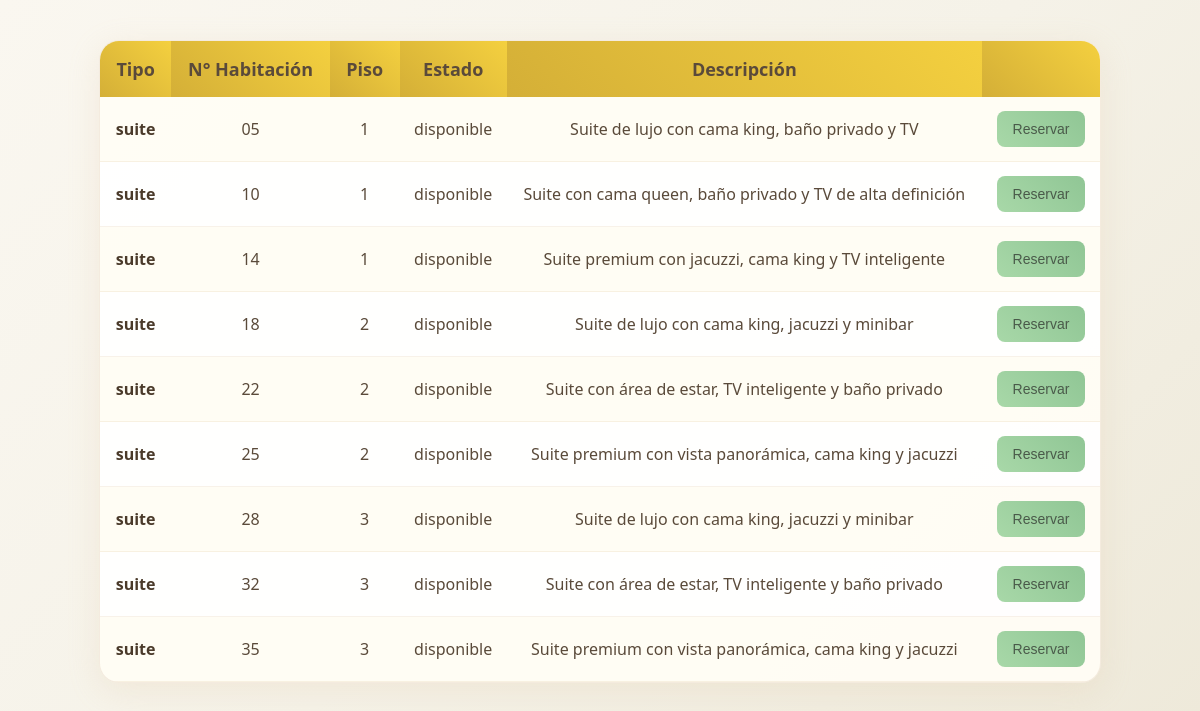
The page /listarHabitaciones.php?tipo=suite on the database its author committed.
### tables this page shows
CREATE TABLE `habitaciones` (
  `id` int(11) NOT NULL,
  `numero` varchar(10) DEFAULT NULL,
  `piso` int(11) DEFAULT NULL,
  `tipo` varchar(50) DEFAULT NULL,
  `estado` enum('disponible','reservada','ocupado','fuera_servicio') DEFAULT 'disponible',
  `descripcion` varchar(255) DEFAULT NULL
);

### listarHabitaciones.php (the view, shortened to what this page needs)
<?php
include("conexion.php");
if (isset($_GET['tipo'])) {
    $tipo = $_GET['tipo'];
    $sql = "SELECT numero, piso, tipo, estado, descripcion
            FROM habitaciones
            WHERE tipo = '$tipo' AND estado = 'disponible'";
    $result = $conexion->query($sql);
} else {
    $sql = "SELECT numero, piso, tipo, estado, descripcion
            FROM habitaciones
            WHERE estado = 'disponible'";
    $result = $conexion->query($sql);
}
?>
<!DOCTYPE html>
<html lang="es">
<head>
</head>
<body>
<div class="tabla-habitaciones">    <table>
        <tr>
            <th>Tipo</th>
            <th>N° Habitación</th>
            <th>Piso</th>
            <th>Estado</th>
            <th>Descripción</th>
            <th></th>
        </tr>
        <?php if (isset($result) && $result->num_rows > 0): ?>
            <?php while ($row = $result->fetch_assoc()): ?>
                <tr>
                    <td><?= htmlspecialchars($row['tipo']) ?></td>
                    <td><?= htmlspecialchars($row['numero']) ?></td>
                    <td><?= htmlspecialchars($row['piso']) ?></td>
                    <td><?= htmlspecialchars($row['estado']) ?></td>
                    <td><?= htmlspecialchars($row['descripcion']) ?></td>
                    <td><button class="btn-reservar" onclick="javascript:cargarContenido('')">Reservar</button></td>
                </tr>
            <?php endwhile; ?>
        <?php else: ?>
            <tr><td colspan="6" class="mensaje">No hay habitaciones disponibles</td></tr>
        <?php endif; ?>
    </table>
</div>
</body>
</html>

### listarHabitaciones.php (style rules this page uses)
body { font-family: 'Segoe UI', sans-serif; background: linear-gradient(135deg, #faf7f0 0%, #f5f2e8 50%, #ede8d8 100%); margin: 0; padding: 0; color: #5a4a3a; min-height: 100vh; }
.tabla-habitaciones { width: 90%; max-width: 1000px; margin: 40px auto; background: rgba(255, 255, 255, 0.95); border-radius: 20px; box-shadow: 0 8px 32px rgba(218, 188, 150, 0.2); overflow: hidden; border: 1px solid rgba(218, 188, 150, 0.3); }
table { width: 100%; border-collapse: collapse; }
th { background: linear-gradient(45deg, #d4af37, #f4d03f); color: #5a4a3a; font-size: 18px; padding: 16px; }
td { padding: 14px; text-align: center; font-size: 16px; color: #5a4a3a; border-bottom: 1px solid rgba(218, 188, 150, 0.2); background: rgba(255, 255, 255, 0.6); }
tr:nth-child(even) td { background: rgba(244, 208, 63, 0.05); }
td:first-child { font-weight: bold; color: #4a3a2a; }
.btn-reservar { background: linear-gradient(45deg, #a8d8a8, #90c695); color: #4a5a4a; padding: 10px 16px; font-size: 14px; border: none; border-radius: 8px; cursor: pointer; transition: background-color 0.3s ease, transform 0.2s ease; }

### rows shown on the page
habitaciones: tipo "suite", numero "05", piso "1", estado "disponible", descripcion "Suite de lujo con cama king, baño privado y TV"
habitaciones: tipo "suite", numero "10", piso "1", estado "disponible", descripcion "Suite con cama queen, baño privado y TV de alta definición"
habitaciones: tipo "suite", numero "14", piso "1", estado "disponible", descripcion "Suite premium con jacuzzi, cama king y TV inteligente"
habitaciones: tipo "suite", numero "18", piso "2", estado "disponible", descripcion "Suite de lujo con cama king, jacuzzi y minibar"
habitaciones: tipo "suite", numero "22", piso "2", estado "disponible", descripcion "Suite con área de estar, TV inteligente y baño privado"
habitaciones: tipo "suite", numero "25", piso "2", estado "disponible", descripcion "Suite premium con vista panorámica, cama king y jacuzzi"
habitaciones: tipo "suite", numero "28", piso "3", estado "disponible", descripcion "Suite de lujo con cama king, jacuzzi y minibar"
habitaciones: tipo "suite", numero "32", piso "3", estado "disponible", descripcion "Suite con área de estar, TV inteligente y baño privado"
habitaciones: tipo "suite", numero "35", piso "3", estado "disponible", descripcion "Suite premium con vista panorámica, cama king y jacuzzi"
